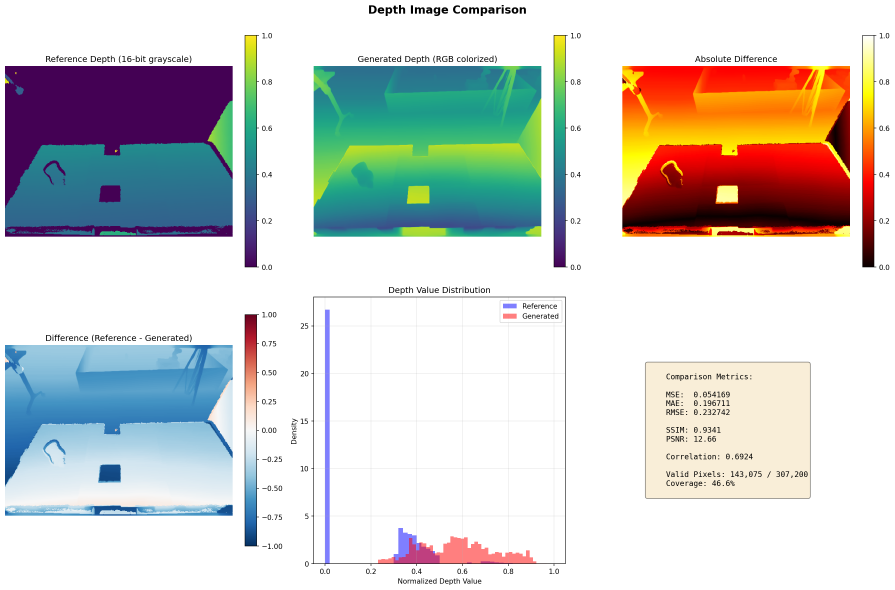
#> input picture user/mustard0/depth_comparison/comparisons/1581120424100262102_comparison.png, 2685 x 1769 px (shown at 1/3 size); its folder holds only this picture in this run
$ python compare_depth_images.py --ref-dir ../user/mustard0/depth_comparison/comparisons --gen-dir ../user/mustard0/depth_comparison/comparisons --output-dir out
#> lines starting #> are read from the running program, lines starting #| are printed output that depends on the picture
#!/usr/bin/env python3
"""
Depth Image Comparison Tool

This script compares depth images from two directories and generates:
- Statistical metrics (MSE, MAE, SSIM, etc.)
- Visual comparison diagrams
- Difference heatmaps
- Summary report
"""

import argparse
import cv2
import numpy as np
import os
import matplotlib.pyplot as plt
import matplotlib.patches as mpatches
from pathlib import Path
from skimage.metrics import structural_similarity as ssim
from skimage.metrics import peak_signal_noise_ratio as psnr
import json
from tqdm import tqdm


def load_depth_image(img_path, is_reference=False):
    """
    Load depth image, handling different formats.

    Args:
        img_path: Path to the depth image
        is_reference: If True, expects 16-bit grayscale. If False, expects RGB colorized depth.

    Returns:
        Normalized depth array (0-1 range) and original depth values
    """
#> called with is_reference = True
    img = cv2.imread(str(img_path), cv2.IMREAD_UNCHANGED)
#> img is the input picture: shape (1769, 2685, 4); mean B, G, R, A 205.4, 208.2, 208, 255

    if img is None:
        return None, None

    if is_reference:
        # Reference images are 16-bit grayscale
        depth = img.astype(np.float32)
        # Normalize to 0-1 range
        depth_normalized = depth / depth.max() if depth.max() > 0 else depth
        return depth_normalized, depth
    else:
        # Generated images are RGB colorized depth maps
        # Convert RGB to grayscale
        if len(img.shape) == 3:
            # Convert RGB to grayscale (using luminance formula)
            gray = cv2.cvtColor(img, cv2.COLOR_BGR2GRAY)
        else:
            gray = img

        depth = gray.astype(np.float32)
        # Normalize to 0-1 range
        depth_normalized = depth / 255.0 if depth.max() > 0 else depth
        return depth_normalized, depth


def calculate_metrics(depth1, depth2):
    """
    Calculate various comparison metrics between two depth images.

    Args:
        depth1: First depth image (normalized 0-1)
        depth2: Second depth image (normalized 0-1)

    Returns:
        Dictionary of metrics
    """
    # Ensure same shape
    if depth1.shape != depth2.shape:
        # Resize depth2 to match depth1
        depth2 = cv2.resize(depth2, (depth1.shape[1], depth1.shape[0]), interpolation=cv2.INTER_LINEAR)

    # Flatten for some calculations
    flat1 = depth1.flatten()
    flat2 = depth2.flatten()

    # Remove invalid pixels (zeros or NaNs)
    valid_mask = (flat1 > 0) & (flat2 > 0) & ~np.isnan(flat1) & ~np.isnan(flat2)
    valid1 = flat1[valid_mask]
    valid2 = flat2[valid_mask]

    if len(valid1) == 0:
        return {
            'mse': np.nan,
            'mae': np.nan,
            'rmse': np.nan,
            'ssim': np.nan,
            'psnr': np.nan,
            'correlation': np.nan,
            'valid_pixels': 0,
            'total_pixels': len(flat1)
        }

    # Mean Squared Error
    mse = np.mean((valid1 - valid2) ** 2)

    # Mean Absolute Error
    mae = np.mean(np.abs(valid1 - valid2))

    # Root Mean Squared Error
    rmse = np.sqrt(mse)

    # Structural Similarity Index
    try:
        # Reshape masks back to image shape
        mask_2d = valid_mask.reshape(depth1.shape)
        ref_masked = depth1.copy()
        gen_masked = depth2.copy()
        ref_masked[~mask_2d] = 0
        gen_masked[~mask_2d] = 0
        ssim_value = ssim(ref_masked, gen_masked, data_range=1.0)
        if np.isnan(ssim_value):
            ssim_value = None
    except Exception as e:
        ssim_value = None

    # Peak Signal-to-Noise Ratio
    try:
        psnr_value = psnr(valid1, valid2, data_range=1.0)
    except:
        psnr_value = np.nan

    # Correlation coefficient
    correlation = np.corrcoef(valid1, valid2)[0, 1] if len(valid1) > 1 else np.nan

    return {
        'mse': float(mse),
        'mae': float(mae),
        'rmse': float(rmse),
        'ssim': float(ssim_value) if not np.isnan(ssim_value) else None,
        'psnr': float(psnr_value) if not np.isnan(psnr_value) else None,
        'correlation': float(correlation) if not np.isnan(correlation) else None,
        'valid_pixels': int(len(valid1)),
        'total_pixels': int(len(flat1))
    }


# [74 lines left out: function create_comparison_visualization, not called in this run]


def compare_directories(ref_dir, gen_dir, output_dir, sample_size=None):
    """
    Compare depth images from two directories.

    Args:
        ref_dir: Directory containing reference depth images
        gen_dir: Directory containing generated depth images
        output_dir: Directory to save comparison results
        sample_size: Number of images to compare (None for all)
    """
    ref_path = Path(ref_dir)
    gen_path = Path(gen_dir)
    output_path = Path(output_dir)

    output_path.mkdir(parents=True, exist_ok=True)

    # Get list of common files
    ref_files = set([f.name for f in ref_path.glob('*.png')])
    gen_files = set([f.name for f in gen_path.glob('*.png')])
    common_files = sorted(list(ref_files & gen_files))

    if sample_size:
        common_files = common_files[:sample_size]

    print(f"Found {len(common_files)} common depth images to compare")

    all_metrics = []
    failed_files = []

    # Create comparison directory
    comparison_dir = output_path / 'comparisons'
    comparison_dir.mkdir(exist_ok=True)

    # Process each image pair
    for filename in tqdm(common_files, desc="Comparing images"):
        ref_img_path = ref_path / filename
        gen_img_path = gen_path / filename

        try:
            # Load images
            ref_normalized, ref_raw = load_depth_image(ref_img_path, is_reference=True)
            gen_normalized, gen_raw = load_depth_image(gen_img_path, is_reference=False)
#> call 2 of load_depth_image, with is_reference = False
#> in load_depth_image (call 2), `gray = cv2.cvtColor(img, cv2.COLOR_BGR2GRAY)`:
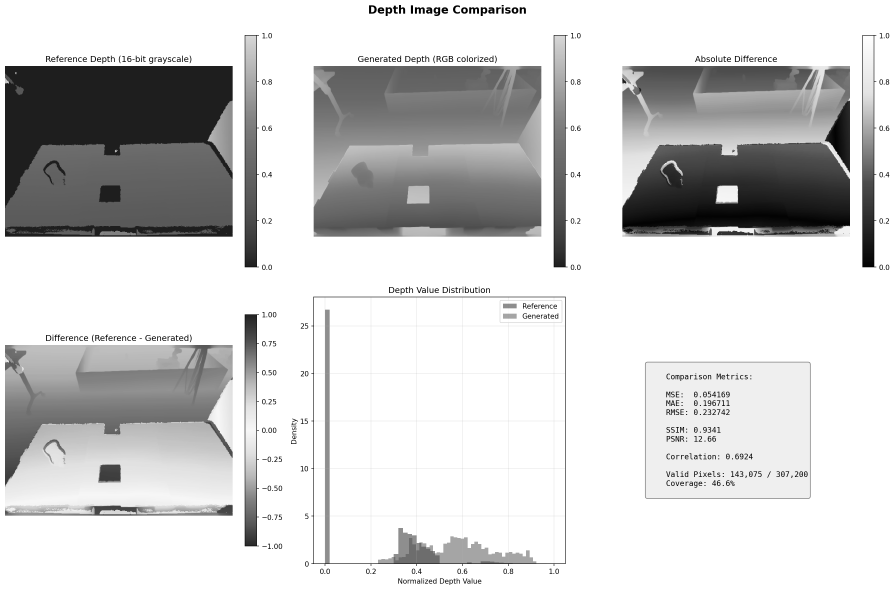
#> gray: shape (1769, 2685) (shown at 1/3 size); min 0, max 255, mean 207.8

            if ref_normalized is None or gen_normalized is None:
                failed_files.append(filename)
                continue

            # Calculate metrics
            metrics = calculate_metrics(ref_normalized, gen_normalized)
            metrics['filename'] = filename
            all_metrics.append(metrics)

            # Calculate difference
            if ref_normalized.shape != gen_normalized.shape:
                gen_normalized = cv2.resize(gen_normalized,
                                           (ref_normalized.shape[1], ref_normalized.shape[0]),
                                           interpolation=cv2.INTER_LINEAR)

            diff = ref_normalized - gen_normalized

            # Create visualization
            vis_path = comparison_dir / f"{Path(filename).stem}_comparison.png"
            create_comparison_visualization(ref_normalized, gen_normalized, diff, metrics, vis_path)

        except Exception as e:
            print(f"Error processing {filename}: {e}")
            failed_files.append(filename)

    # Calculate aggregate statistics
    if all_metrics:
        aggregate = {
            'total_images': len(all_metrics),
            'failed_images': len(failed_files),
            'mean_mse': np.nanmean([m['mse'] for m in all_metrics if m['mse'] is not None]),
            'mean_mae': np.nanmean([m['mae'] for m in all_metrics if m['mae'] is not None]),
            'mean_rmse': np.nanmean([m['rmse'] for m in all_metrics if m['rmse'] is not None]),
            'mean_ssim': np.nanmean([m['ssim'] for m in all_metrics if m['ssim'] is not None]),
            'mean_psnr': np.nanmean([m['psnr'] for m in all_metrics if m['psnr'] is not None]),
            'mean_correlation': np.nanmean([m['correlation'] for m in all_metrics if m['correlation'] is not None]),
        }

        # Create summary visualization
        create_summary_visualization(all_metrics, aggregate, output_path / 'summary_statistics.png')

        # Save detailed metrics JSON
        with open(output_path / 'detailed_metrics.json', 'w') as f:
            json.dump({
                'aggregate': aggregate,
                'per_image': all_metrics,
                'failed_files': failed_files
            }, f, indent=2)

        # Print summary
        print("\n" + "="*60)
        print("COMPARISON SUMMARY")
        print("="*60)
        print(f"Total images compared: {aggregate['total_images']}")
        print(f"Failed images: {aggregate['failed_images']}")
        print(f"\nAverage Metrics:")
        print(f"  MSE:  {aggregate['mean_mse']:.6f}")
        print(f"  MAE:  {aggregate['mean_mae']:.6f}")
        print(f"  RMSE: {aggregate['mean_rmse']:.6f}")
        ssim_val = aggregate['mean_ssim']
        psnr_val = aggregate['mean_psnr']
        corr_val = aggregate['mean_correlation']
        if not np.isnan(ssim_val):
            print(f"  SSIM: {ssim_val:.4f}")
        else:
            print("  SSIM: N/A")
        if not np.isnan(psnr_val):
            print(f"  PSNR: {psnr_val:.2f}")
        else:
            print("  PSNR: N/A")
        if not np.isnan(corr_val):
            print(f"  Correlation: {corr_val:.4f}")
        else:
            print("  Correlation: N/A")
        print(f"\nResults saved to: {output_path}")
        print("="*60)
    else:
        print("No images were successfully compared!")


# [52 lines left out: function create_summary_visualization, not called in this run]


def main():
    parser = argparse.ArgumentParser(description='Compare depth images from two directories')
    parser.add_argument('--ref-dir', type=str, required=True,
                       help='Directory containing reference depth images (16-bit grayscale)')
    parser.add_argument('--gen-dir', type=str, required=True,
                       help='Directory containing generated depth images (RGB colorized)')
    parser.add_argument('--output-dir', type=str, required=True,
                       help='Output directory for comparison results')
    parser.add_argument('--sample-size', type=int, default=None,
                       help='Number of images to compare (None for all)')

    args = parser.parse_args()

    compare_directories(
        ref_dir=args.ref_dir,
        gen_dir=args.gen_dir,
        output_dir=args.output_dir,
        sample_size=args.sample_size
    )


if __name__ == '__main__':
    main()
